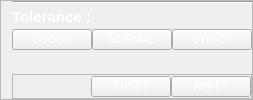
              <widget class="QFrame" name="frame">
               <property name="minimumSize">
                <size>
                 <width>0</width>
                 <height>50</height>
                </size>
               </property>
               <property name="maximumSize">
                <size>
                 <width>200</width>
                 <height>150</height>
                </size>
               </property>
               <property name="frameShape">
                <enum>QFrame::StyledPanel</enum>
               </property>
               <property name="frameShadow">
                <enum>QFrame::Raised</enum>
               </property>
               <layout class="QGridLayout" name="gridLayout_27">
                <property name="topMargin">
                 <number>0</number>
                </property>
                <property name="rightMargin">
                 <number>0</number>
                </property>
                <property name="bottomMargin">
                 <number>0</number>
                </property>
                <property name="spacing">
                 <number>0</number>
                </property>
                <item row="2" column="2">
                 <widget class="QPushButton" name="class_normal_Button">
                  <property name="font">
                   <font>
                    <family>Arial</family>
                    <pointsize>8</pointsize>
                   </font>
                  </property>
                  <property name="styleSheet">
                   <string notr="true">color: rgb(255, 255, 255);</string>
                  </property>
                  <property name="text">
                   <string>NORMAL</string>
                  </property>
                 </widget>
                </item>
                <item row="2" column="3">
                 <widget class="QPushButton" name="class_strict_Button">
                  <property name="font">
                   <font>
                    <family>Arial</family>
                    <pointsize>8</pointsize>
                   </font>
                  </property>
                  <property name="styleSheet">
                   <string notr="true">color: rgb(255, 255, 255);</string>
                  </property>
                  <property name="text">
                   <string>STRICT</string>
                  </property>
                 </widget>
                </item>
                <item row="4" column="0" colspan="4">
                 <widget class="QFrame" name="frame_2">
                  <property name="frameShape">
                   <enum>QFrame::StyledPanel</enum>
                  </property>
                  <property name="frameShadow">
                   <enum>QFrame::Raised</enum>
                  </property>
                  <layout class="QHBoxLayout" name="horizontalLayout_6">
                   <property name="spacing">
                    <number>0</number>
                   </property>
                   <property name="leftMargin">
                    <number>0</number>
                   </property>
                   <property name="topMargin">
                    <number>0</number>
                   </property>
                   <property name="rightMargin">
                    <number>0</number>
                   </property>
                   <property name="bottomMargin">
                    <number>0</number>
                   </property>
                   <item>
                    <layout class="QHBoxLayout" name="horizontalLayout_5">
                     <item>
                      <widget class="QLabel" name="label_22">
                       <property name="text">
                        <string/>
                       </property>
                      </widget>
                     </item>
                     <item>
                      <widget class="QPushButton" name="class_reset_Button">
                       <property name="font">
                        <font>
                         <family>Arial</family>
                         <pointsize>8</pointsize>
                        </font>
                       </property>
                       <property name="styleSheet">
                        <string notr="true">color: rgb(255, 255, 255);</string>
                       </property>
                       <property name="text">
                        <string>RESET</string>
                       </property>
                      </widget>
                     </item>
                     <item>
                      <widget class="QPushButton" name="class_apply_Button">
                       <property name="font">
                        <font>
                         <family>Arial</family>
                         <pointsize>8</pointsize>
                        </font>
                       </property>
                       <property name="styleSheet">
                        <string notr="true">color: rgb(255, 255, 255);</string>
                       </property>
                       <property name="text">
                        <string>APPLY</string>
                       </property>
                      </widget>
                     </item>
                    </layout>
                   </item>
                  </layout>
                 </widget>
                </item>
                <item row="0" column="1" colspan="3">
                 <widget class="Line" name="line">
                  <property name="orientation">
                   <enum>Qt::Horizontal</enum>
                  </property>
                 </widget>
                </item>
                <item row="3" column="1" colspan="3">
                 <widget class="QLabel" name="label_21">
                  <property name="maximumSize">
                   <size>
                    <width>16777215</width>
                    <height>30</height>
                   </size>
                  </property>
                  <property name="text">
                   <string/>
                  </property>
                 </widget>
                </item>
                <item row="2" column="1">
                 <widget class="QPushButton" name="class_loose_Button">
                  <property name="font">
                   <font>
                    <family>Arial</family>
                    <pointsize>8</pointsize>
                   </font>
                  </property>
                  <property name="styleSheet">
                   <string notr="true">color: rgb(255, 255, 255);</string>
                  </property>
                  <property name="text">
                   <string>LOOSE</string>
                  </property>
                 </widget>
                </item>
                <item row="1" column="1" colspan="3">
                 <widget class="QLabel" name="label_2">
                  <property name="maximumSize">
                   <size>
                    <width>16777215</width>
                    <height>30</height>
                   </size>
                  </property>
                  <property name="font">
                   <font>
                    <family>Arial</family>
                    <pointsize>11</pointsize>
                    <weight>75</weight>
                    <bold>true</bold>
                   </font>
                  </property>
                  <property name="styleSheet">
                   <string notr="true">color: rgb(255, 255, 255);</string>
                  </property>
                  <property name="text">
                   <string>Tolerance :</string>
                  </property>
                 </widget>
                </item>
               </layout>
              </widget>
